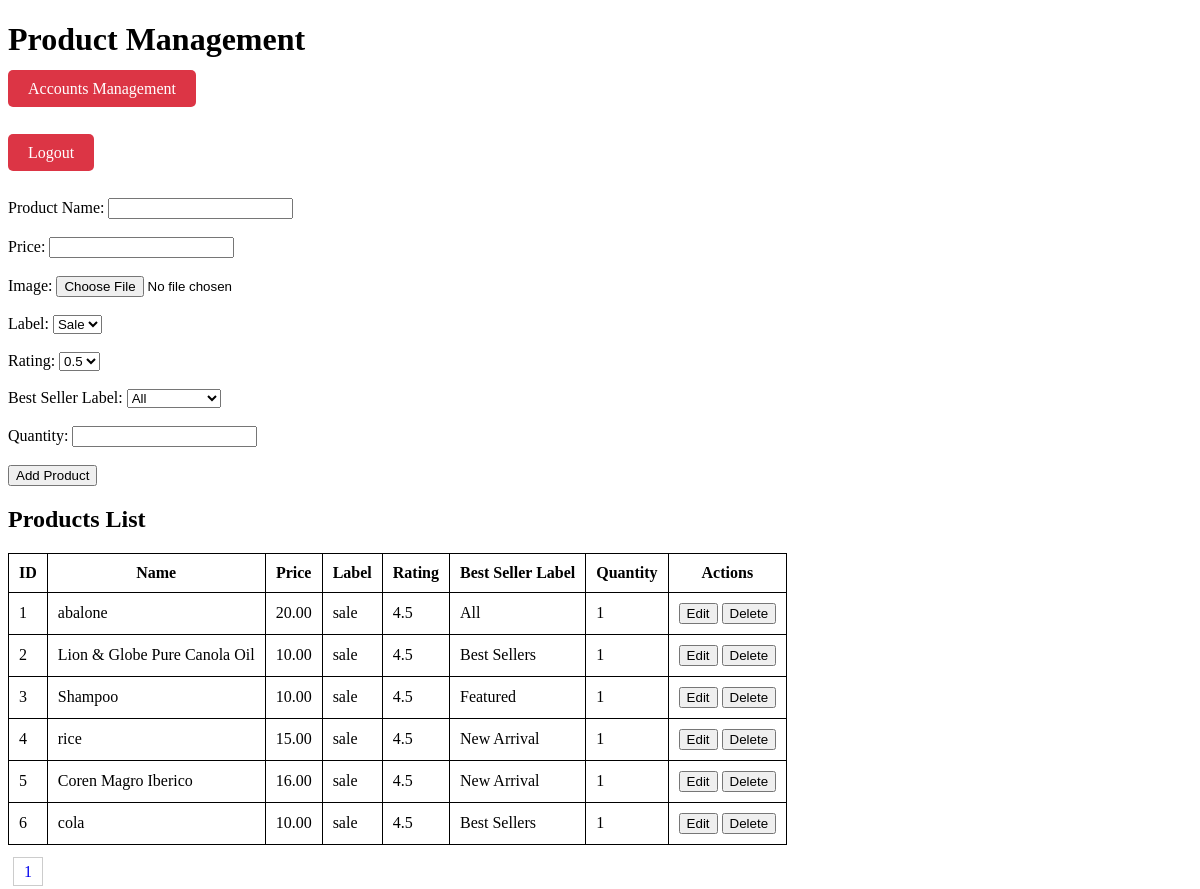
The page /public/supermarket_backend.php on the database as committed earlier.
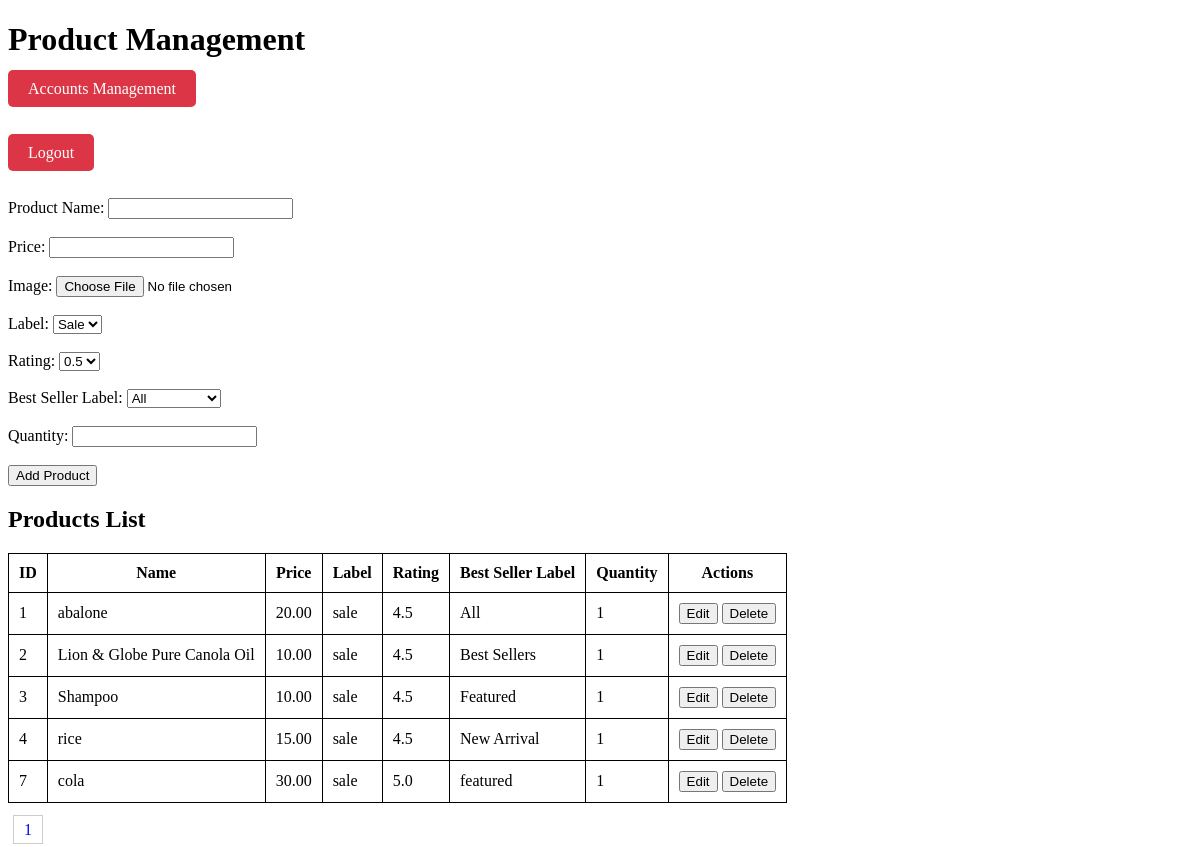
The same page on the database as committed later.
### tables this page shows
CREATE TABLE `products` (
  `product_id` int(11) NOT NULL,
  `product_name` varchar(255) NOT NULL,
  `price` decimal(10,2) NOT NULL,
  `image` longblob NOT NULL,
  `label` varchar(255) DEFAULT NULL,
  `rating` decimal(3,1) DEFAULT NULL,
  `best_seller_label` varchar(255) NOT NULL,
  `quantity` int(11) DEFAULT 1
);

### public/supermarket_backend.php (the view, shortened to what this page needs)
<!DOCTYPE html>
<html lang="en">
<head>
</head>
<body>
    <h1>Product Management</h1>
    <div id="acc-management-container">
        <a href="tb_accounts_backend.php" class="acc-button">Accounts Management</a>
    </div>
    <br>
    <br>
    <div id="logout-container">
        <a href="login_sk_tb.php" class="logout-button">Logout</a>
    </div>
    <br>
    <br>
    <form id="add-product-form" enctype="multipart/form-data">
        <label>Product Name:</label>
        <input type="text" name="product_name" required><br>
        <br>
        <label>Price:</label>
        <input type="number" name="price" step="0.01" required><br>
        <br>
        <label>Image:</label>
        <input type="file" name="image" accept="image/*" required><br>
        <br>
        <label>Label:</label>
        <select name="label" required>
            <option value="sale">Sale</option>
        </select><br>
        <br>
        <label>Rating:</label>
        <select name="rating" required>
            <option value="0.5">0.5</option>
        </select><br>
        <br>
        <label>Best Seller Label:</label>
        <select name="best_seller_label" required>
            <option value="all">All</option>
        </select><br>
        <br>
        <label>Quantity:</label>
        <input type="number" name="quantity" required><br>
        <br>
        <button type="submit">Add Product</button>
    </form>
    <h2>Products List</h2>
    <table id="products-table">
        <thead>
            <tr>
                <th>ID</th>
                <th>Name</th>
                <th>Price</th>
                <th>Label</th>
                <th>Rating</th>
                <th>Best Seller Label</th>
                <th>Quantity</th>
                <th>Actions</th>
            </tr>
        </thead>
        <tbody>
            <?php
            include 'database.php';
            $current_page = isset($_GET['page']) ? (int)$_GET['page'] : 1;
            $items_per_page = 10;
            $offset = ($current_page - 1) * $items_per_page;
            $stmt = $pdo->query('SELECT COUNT(*) FROM products');
            $total_products = $stmt->fetchColumn();
            $total_pages = ceil($total_products / $items_per_page);
            $stmt = $pdo->prepare('SELECT * FROM products LIMIT :offset, :items_per_page');
            $stmt->bindParam(':offset', $offset, PDO::PARAM_INT);
            $stmt->bindParam(':items_per_page', $items_per_page, PDO::PARAM_INT);
            $stmt->execute();
            $products = $stmt->fetchAll();
            foreach ($products as $product):
            ?>
                <tr>
                    <td><?= htmlspecialchars($product['product_id']) ?></td>
                    <td><?= htmlspecialchars($product['product_name']) ?></td>
                    <td><?= htmlspecialchars($product['price']) ?></td>
                    <td><?= htmlspecialchars($product['label']) ?></td>
                    <td><?= htmlspecialchars($product['rating']) ?></td>
                    <td><?= htmlspecialchars($product['best_seller_label']) ?></td>
                    <td><?= htmlspecialchars($product['quantity']) ?></td>
                    <td>
                        <button onclick="editProduct(<?= $product['product_id'] ?>)">Edit</button>
                        <form class="delete-product-form" data-id="<?= $product['product_id'] ?>" style="display:inline;">
                            <button type="submit">Delete</button>
                        </form>
                    </td>
                </tr>
            <?php endforeach; ?>
        </tbody>
    </table>
    <br>
    <div id="pagination">
        <?php for ($i = 1; $i <= $total_pages; $i++): ?>
            <a href="?page=<?= $i ?>" class="pagination-link"><?= $i ?></a>
        <?php endfor; ?>
    </div>
</body>
</html>

Rows that differ between the two databases and show on the page:
removed products: product_id "5", product_name "Coren Magro Iberico", price "16.00", label "sale", rating "4.5", best_seller_label "New Arrival", quantity "1"
removed products: product_id "6", product_name "cola", price "10.00", label "sale", rating "4.5", best_seller_label "Best Sellers", quantity "1"
added products: product_id "7", product_name "cola", price "30.00", label "sale", rating "5.0", best_seller_label "featured", quantity "1"
